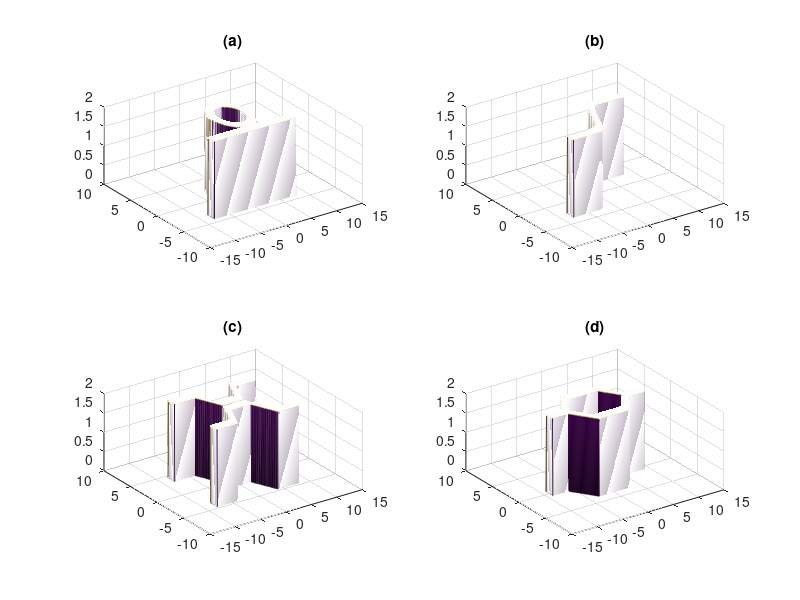

Write MATLAB code to recreate this figure.
x = -15 : 0.05 : 15;
y = -10 : 0.05 : 10;

[X, Y] = meshgrid(x, y); 
H = 2;
W = 1.2;


%(a):
bus = abs(Y + 3.5) <= W/2 & abs(X) <= 8;
R_grid = sqrt(X.^2 + (Y - 0.5).^2);
ring = R_grid >= (3.5 - W) & R_grid <= 3.5;
a = bus | ring;

%(b):
Yc_b = 3 * sin(X * pi / 6); 
Yc_b(X < -3) = -3; Yc_b(X > 3) = 3;
b = abs(Y - Yc_b) <= W/2 & abs(X) <= 8;

%(c):
Yc_c_top = ones(size(X)) * 0.8;
Yc_c_top(X < -4) = 4;
Yc_c_top(X > 4) = 4;
mask_left = X >= -4 & X < -2;
Yc_c_top(mask_left) = 0.8 + 1.6 * (-X(mask_left) - 2);
mask_right = X > 2 & X <= 4;
Yc_c_top(mask_right) = 0.8 + 1.6 * (X(mask_right) - 2);
Yc_c_bot = -Yc_c_top;
c = (abs(Y - Yc_c_top) <= W/2 | abs(Y - Yc_c_bot) <= W/2) & abs(X) <= 8;

%(d):
Yc_d_top = zeros(size(X));
Yc_d_top(abs(X) <= 3) = 3; 
mask_split = X > -6 & X < -3; 
Yc_d_top(mask_split) = X(mask_split) + 6;
mask_comb = X > 3 & X < 6;    
Yc_d_top(mask_comb) = -X(mask_comb) + 6;
Yc_d_bot = -Yc_d_top;
d = (abs(Y - Yc_d_top) <= W/2 | abs(Y - Yc_d_bot) <= W/2) & abs(X) <= 9;


masks = {a, b, c, d};
titles = {'(a)', '(b)', '(c)', '(d)'};

for i = 1:4
    mask = masks{i};
    
    mask_dilated = conv2(double(mask), ones(3), 'same') > 0;
    boundary = mask_dilated & ~mask;
    
    Z = NaN(size(X));
    Z(mask) = H;         
    Z(boundary) = 0;     

    subplot(2, 2, i);
    mesh(X, Y, Z);
   
    title(titles{i});
    view(-35, 45);
    grid on;
    
    camlight('headlight'); 
    lighting gouraud; 
end
